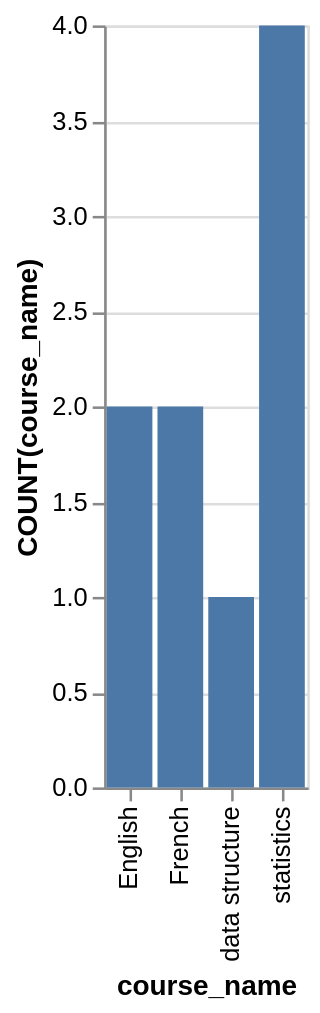

The specification (Vega-Lite) saved for this image:
### Vega-Lite specification from a JSON file in a GitHub repository (floating-point values rounded to 4 significant figures)
{"data": {"values": [{"x_data": "English", "y_data": 2}, {"x_data": "French", "y_data": 2}, {"x_data": "data structure", "y_data": 1}, {"x_data": "statistics", "y_data": 4}]}, "mark": "bar", "encoding": {"x": {"field": "x_data", "type": "nominal", "title": "course_name", "sort": "ascending"}, "y": {"field": "y_data", "type": "quantitative", "title": "COUNT(course_name)"}}}
